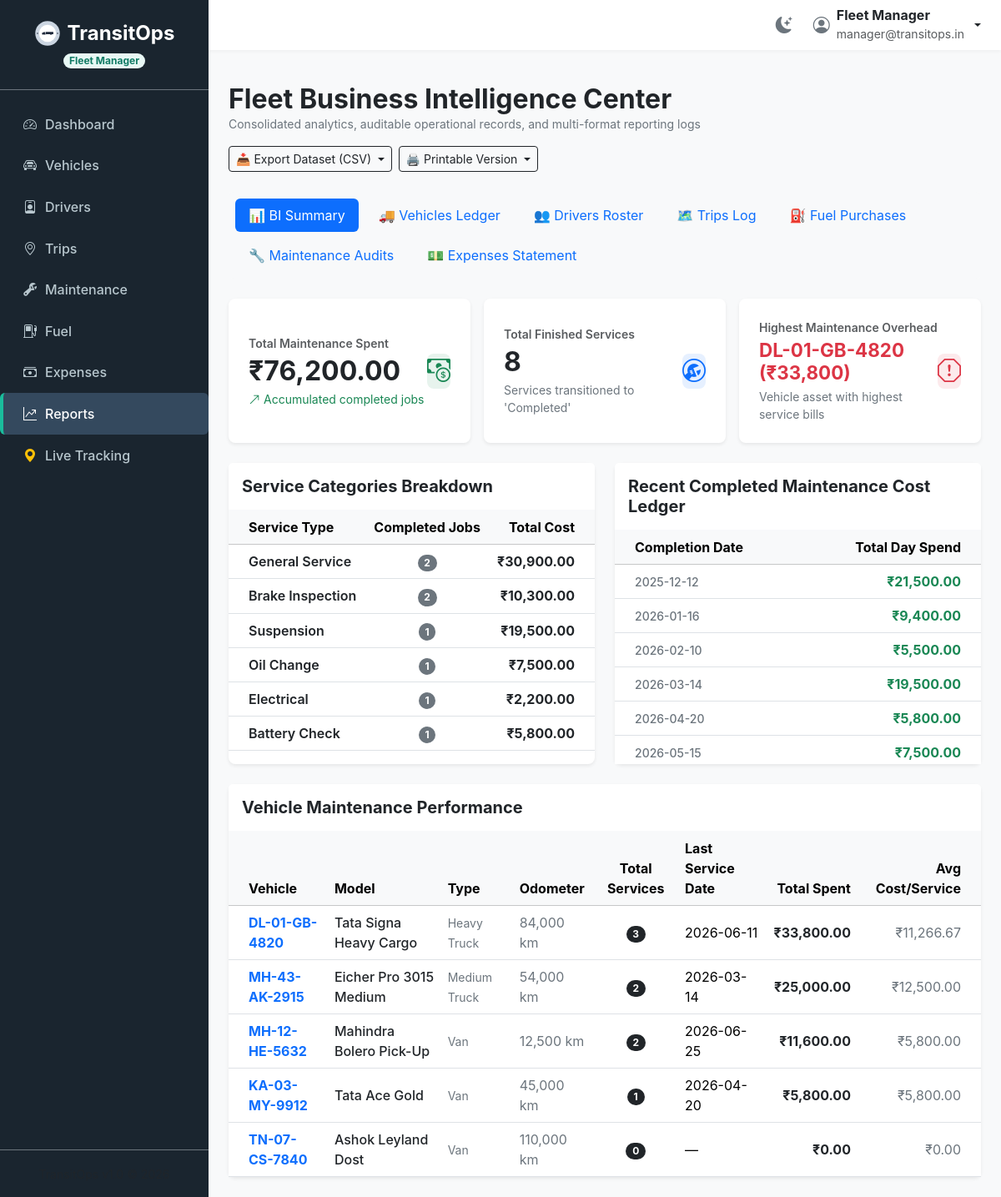
The app's page /reports (signed in) with its own data.
### tables this page shows
CREATE TABLE vehicles (
            id INTEGER PRIMARY KEY AUTOINCREMENT,
            registration_number TEXT UNIQUE NOT NULL,
            name TEXT NOT NULL,
            type TEXT NOT NULL,
            max_load_capacity REAL NOT NULL,
            odometer REAL NOT NULL,
            acquisition_cost REAL NOT NULL,
            status TEXT NOT NULL DEFAULT 'Available',
            region TEXT NOT NULL
        );

CREATE TABLE maintenance_logs (
            id INTEGER PRIMARY KEY AUTOINCREMENT,
            vehicle_id INTEGER NOT NULL,
            description TEXT NOT NULL,
            cost REAL NOT NULL,
            start_date TEXT NOT NULL,
            end_date TEXT,
            status TEXT NOT NULL DEFAULT 'Active',
            maintenance_type TEXT,
            service_center TEXT,
            technician_name TEXT,
            scheduled_date TEXT,
            completed_date TEXT,
            estimated_cost REAL DEFAULT 0.0,
            actual_cost REAL DEFAULT 0.0,
            estimated_duration INTEGER DEFAULT 0,
            current_odometer REAL DEFAULT 0.0,
            notes TEXT,
            work_performed TEXT,
            parts_replaced TEXT,
            remarks TEXT,
            FOREIGN KEY (vehicle_id) REFERENCES vehicles(id)
        );

### app.py (the view)
@app.route('/reports')
@roles_required('Fleet Manager', 'Financial Analyst', 'Safety Officer')
def reports():
    conn = get_db_connection()
    query = """
        SELECT
            v.id,
            v.registration_number,
            v.name,
            v.type,
            v.status,
            v.odometer,
            COUNT(CASE WHEN m.status = 'Completed' THEN 1 END) AS total_services,
            MAX(CASE WHEN m.status = 'Completed' THEN m.completed_date END) AS last_service_date,
            SUM(CASE WHEN m.status = 'Completed' THEN m.actual_cost ELSE 0 END) AS total_cost,
            AVG(CASE WHEN m.status = 'Completed' THEN m.actual_cost END) AS avg_cost
        FROM vehicles v
        LEFT JOIN maintenance_logs m ON v.id = m.vehicle_id
        GROUP BY v.id, v.registration_number, v.name, v.type, v.status, v.odometer
        ORDER BY total_cost DESC
    """
    vehicle_stats = conn.execute(query).fetchall()
    type_query = """
        SELECT maintenance_type, COUNT(*) as count, SUM(actual_cost) as total_cost
        FROM maintenance_logs
        WHERE status = 'Completed'
        GROUP BY maintenance_type
        ORDER BY count DESC
    """
    type_stats = conn.execute(type_query).fetchall()
    trend_query = """
        SELECT completed_date, SUM(actual_cost) as daily_cost
        FROM maintenance_logs
        WHERE status = 'Completed' AND completed_date IS NOT NULL
        GROUP BY completed_date
        ORDER BY completed_date ASC
        LIMIT 30
    """
    trend_stats = conn.execute(trend_query).fetchall()
    vehicles_raw = conn.execute("SELECT * FROM vehicles ORDER BY registration_number").fetchall()
    vehicles = []
    for v in vehicles_raw:
        v_dict = dict(v)
        v_dict['roi'] = calculate_vehicle_roi(conn, v['id'], v['acquisition_cost'])
        v_dict['roi_percent'] = f"{v_dict['roi'] * 100:.2f}%"
        vehicles.append(v_dict)
    drivers = conn.execute("""
        SELECT d.*, v.registration_number as vehicle_reg,
               COUNT(t.id) as trips_count,
               SUM(CASE WHEN t.status = 'Completed' THEN t.planned_distance ELSE 0 END) as distance_driven
        FROM drivers d
        LEFT JOIN vehicles v ON d.assigned_vehicle_id = v.id
        LEFT JOIN trips t ON d.id = t.driver_id
        GROUP BY d.id
        ORDER BY d.name
    """).fetchall()
    trips = conn.execute("""
        SELECT t.*, v.registration_number as vehicle_reg, d.name as driver_name
        FROM trips t
        JOIN vehicles v ON t.vehicle_id = v.id
        JOIN drivers d ON t.driver_id = d.id
        ORDER BY t.created_at DESC
    """).fetchall()
    fuel_logs = conn.execute("""
        SELECT f.*, v.registration_number as vehicle_reg, d.name as driver_name
        FROM fuel_logs f
        JOIN vehicles v ON f.vehicle_id = v.id
        LEFT JOIN drivers d ON f.driver_id = d.id
        ORDER BY f.date DESC
    """).fetchall()
    maintenance_logs = conn.execute("""
        SELECT m.*, v.registration_number as vehicle_reg
        FROM maintenance_logs m
        JOIN vehicles v ON m.vehicle_id = v.id
        ORDER BY m.start_date DESC
    """).fetchall()
    expenses = conn.execute("""
        SELECT e.*, v.registration_number as vehicle_reg, d.name as driver_name
        FROM expenses e
        JOIN vehicles v ON e.vehicle_id = v.id
        LEFT JOIN drivers d ON e.driver_id = d.id
        ORDER BY e.date DESC
    """).fetchall()
    conn.close()
    return render_template(
        'reports.html',
        active_page='reports',
        vehicle_stats=vehicle_stats,
        type_stats=type_stats,
        trend_stats=trend_stats,
        vehicles=vehicles,
        drivers=drivers,
        trips=trips,
        fuel_logs=fuel_logs,
        maintenance_logs=maintenance_logs,
        expenses=expenses
    )

### templates/reports.html (shortened to what this page needs)
{% extends 'base.html' %}
{% block content %}
<div class="mb-4 d-flex flex-wrap align-items-center justify-content-between gap-3">
  <div>
    <h2 class="fw-bold text-dark m-0">Fleet Business Intelligence Center</h2>
    <p class="text-secondary small m-0">Consolidated analytics, auditable operational records, and multi-format reporting logs</p>
  </div>
  <div class="d-flex gap-2">
    <div class="dropdown">
      <button class="btn btn-outline-dark btn-sm dropdown-toggle" type="button" id="exportDropdown" data-bs-toggle="dropdown" aria-expanded="false">
        📥 Export Dataset (CSV)
      </button>
    </div>
    <div class="dropdown">
      <button class="btn btn-outline-dark btn-sm dropdown-toggle" type="button" id="printDropdown" data-bs-toggle="dropdown" aria-expanded="false">
        🖨️ Printable Version
      </button>
    </div>
  </div>
</div>
<ul class="nav nav-pills mb-4 gap-2 bg-light p-2 rounded" id="reportsTab" role="tablist">
  <li class="nav-item" role="presentation">
    <button class="nav-link active btn-sm" id="summary-tab" data-bs-toggle="tab" data-bs-target="#summary-pane" type="button" role="tab">📊 BI Summary</button>
  </li>
  <li class="nav-item" role="presentation">
    <button class="nav-link btn-sm" id="vehicles-tab" data-bs-toggle="tab" data-bs-target="#vehicles-pane" type="button" role="tab">🚚 Vehicles Ledger</button>
  </li>
  <li class="nav-item" role="presentation">
    <button class="nav-link btn-sm" id="drivers-tab" data-bs-toggle="tab" data-bs-target="#drivers-pane" type="button" role="tab">👥 Drivers Roster</button>
  </li>
  <li class="nav-item" role="presentation">
    <button class="nav-link btn-sm" id="trips-tab" data-bs-toggle="tab" data-bs-target="#trips-pane" type="button" role="tab">🗺️ Trips Log</button>
  </li>
  <li class="nav-item" role="presentation">
    <button class="nav-link btn-sm" id="fuel-tab" data-bs-toggle="tab" data-bs-target="#fuel-pane" type="button" role="tab">⛽ Fuel Purchases</button>
  </li>
  <li class="nav-item" role="presentation">
    <button class="nav-link btn-sm" id="maintenance-tab" data-bs-toggle="tab" data-bs-target="#maintenance-pane" type="button" role="tab">🔧 Maintenance Audits</button>
  </li>
  <li class="nav-item" role="presentation">
    <button class="nav-link btn-sm" id="expenses-tab" data-bs-toggle="tab" data-bs-target="#expenses-pane" type="button" role="tab">💵 Expenses Statement</button>
  </li>
</ul>
<div class="tab-content" id="reportsTabContent">
  <div class="tab-pane fade show active" id="summary-pane" role="tabpanel" aria-labelledby="summary-tab">
    <div class="row g-3 mb-4">
      {% set ns = namespace(total_expenditure=0, total_jobs=0, max_expenditure=0, max_veh="") %}
      {% for v in vehicle_stats %}
        {% set ns.total_expenditure = ns.total_expenditure + (v.total_cost or 0) %}
        {% set ns.total_jobs = ns.total_jobs + (v.total_services or 0) %}
        {% if (v.total_cost or 0) > ns.max_expenditure %}
          {% set ns.max_expenditure = v.total_cost %}
          {% set ns.max_veh = v.registration_number %}
        {% endif %}
      {% endfor %}
      <div class="col-md-4">
        <div class="card border-0 shadow-sm bg-white rounded-3 h-100">
          <div class="card-body p-4 d-flex align-items-center justify-content-between">
            <div>
              <span class="text-muted small fw-semibold d-block mb-1">Total Maintenance Spent</span>
              <h2 class="fw-bold m-0 text-dark">₹{{ "{:,.2f}".format(ns.total_expenditure) }}</h2>
              <span class="text-success small d-block mt-1"><i class="bi bi-arrow-up-right me-1"></i>Accumulated completed jobs</span>
            </div>
            <div class="p-3.5 rounded-3 bg-success bg-opacity-10 text-success">
              <i class="bi bi-cash-coin fs-3"></i>
            </div>
          </div>
        </div>
      </div>
      <div class="col-md-4">
        <div class="card border-0 shadow-sm bg-white rounded-3 h-100">
          <div class="card-body p-4 d-flex align-items-center justify-content-between">
            <div>
              <span class="text-muted small fw-semibold d-block mb-1">Total Finished Services</span>
              <h2 class="fw-bold m-0 text-dark">{{ ns.total_jobs }}</h2>
              <span class="text-secondary small d-block mt-1">Services transitioned to 'Completed'</span>
            </div>
            <div class="p-3.5 rounded-3 bg-primary bg-opacity-10 text-primary">
              <i class="bi bi-wrench-adjustable-circle fs-3"></i>
            </div>
          </div>
        </div>
      </div>
      <div class="col-md-4">
        <div class="card border-0 shadow-sm bg-white rounded-3 h-100">
          <div class="card-body p-4 d-flex align-items-center justify-content-between">
            <div>
              <span class="text-muted small fw-semibold d-block mb-1">Highest Maintenance Overhead</span>
              <h2 class="fw-bold m-0 text-danger" style="font-size: 1.4rem;">
                {% if ns.max_veh %}
                  {{ ns.max_veh }} (₹{{ "{:,.0f}".format(ns.max_expenditure) }})
                {% else %}
                  No Records
                {% endif %}
              </h2>
              <span class="text-secondary small d-block mt-1">Vehicle asset with highest service bills</span>
            </div>
            <div class="p-3.5 rounded-3 bg-danger bg-opacity-10 text-danger">
              <i class="bi bi-exclamation-octagon fs-3"></i>
            </div>
          </div>
        </div>
      </div>
    </div>
    <div class="row g-4 mb-4">
      <div class="col-lg-6">
        <div class="card border-0 shadow-sm rounded-3 h-100">
          <div class="card-header bg-white py-3 border-bottom border-light">
            <h5 class="card-title fw-bold m-0 text-dark">Service Categories Breakdown</h5>
          </div>
          <div class="card-body p-0">
            <div class="table-responsive">
              <table class="table table-hover align-middle m-0">
                <thead class="table-light">
                  <tr>
                    <th class="ps-4">Service Type</th>
                    <th class="text-center">Completed Jobs</th>
                    <th class="text-end pe-4">Total Cost</th>
                  </tr>
                </thead>
                <tbody>
                  {% for ts in type_stats %}
                  <tr>
                    <td class="ps-4 fw-semibold text-dark">{{ ts.maintenance_type }}</td>
                    <td class="text-center"><span class="badge bg-secondary rounded-pill px-2.5">{{ ts.count }}</span></td>
                    <td class="text-end pe-4 fw-bold text-dark">₹{{ "{:,.2f}".format(ts.total_cost or 0.0) }}</td>
                  </tr>
                  {% else %}
                  <tr>
                    <td colspan="3" class="text-center py-4 text-muted small">No completed service statistics.</td>
                  </tr>
                  {% endfor %}
                </tbody>
              </table>
            </div>
          </div>
        </div>
      </div>
      <div class="col-lg-6">
        <div class="card border-0 shadow-sm rounded-3 h-100">
          <div class="card-header bg-white py-3 border-bottom border-light">
            <h5 class="card-title fw-bold m-0 text-dark">Recent Completed Maintenance Cost Ledger</h5>
          </div>
          <div class="card-body p-0">
            <div class="table-responsive" style="max-height: 280px;">
              <table class="table table-hover align-middle m-0">
                <thead class="table-light">
                  <tr>
                    <th class="ps-4">Completion Date</th>
                    <th class="text-end pe-4">Total Day Spend</th>
                  </tr>
                </thead>
                <tbody>
                  {% for tr in trend_stats %}
                  <tr>
                    <td class="ps-4 text-secondary small fw-medium">{{ tr.completed_date }}</td>
                    <td class="text-end pe-4 fw-bold text-success">₹{{ "{:,.2f}".format(tr.daily_cost or 0.0) }}</td>
                  </tr>
                  {% else %}
                  <tr>
                    <td colspan="2" class="text-center py-4 text-muted small">No recent completion expense logs.</td>
                  </tr>
                  {% endfor %}
                </tbody>
              </table>
            </div>
          </div>
        </div>
      </div>
    </div>
    <div class="card border-0 shadow-sm rounded-3">
      <div class="card-header bg-white py-3 border-bottom border-light">
        <h5 class="card-title fw-bold m-0 text-dark">Vehicle Maintenance Performance</h5>
      </div>
      <div class="card-body p-0">
        <div class="table-responsive">
          <table class="table table-hover align-middle m-0">
            <thead class="table-light">
              <tr>
                <th class="ps-4">Vehicle</th>
                <th>Model</th>
                <th>Type</th>
                <th>Odometer</th>
                <th class="text-center">Total Services</th>
                <th>Last Service Date</th>
                <th class="text-end">Total Spent</th>
                <th class="text-end pe-4">Avg Cost/Service</th>
              </tr>
            </thead>
            <tbody>
              {% for stat in vehicle_stats %}
              <tr>
                <td class="ps-4 font-mono fw-bold text-primary">{{ stat.registration_number }}</td>
                <td><span class="text-dark fw-medium">{{ stat.name }}</span></td>
                <td><span class="text-secondary small">{{ stat.type }}</span></td>
                <td class="text-secondary font-mono text-xs">{{ "{:,.0f}".format(stat.odometer or 0) }} km</td>
                <td class="text-center"><span class="badge bg-dark rounded-pill px-2.5">{{ stat.total_services }}</span></td>
                <td>{{ stat.last_service_date or '—' }}</td>
                <td class="text-end fw-bold text-dark font-mono">₹{{ "{:,.2f}".format(stat.total_cost or 0.0) }}</td>
                <td class="text-end pe-4 text-secondary font-mono">₹{{ "{:,.2f}".format(stat.avg_cost or 0.0) }}</td>
              </tr>
              {% endfor %}
            </tbody>
          </table>
        </div>
      </div>
    </div>
  </div>
</div>
{% endblock %}

### records on screen
vehicles: max_veh "DL-01-GB-4820", registration_number "DL-01-GB-4820", name "Tata Signa Heavy Cargo", type "Heavy Truck", odometer "84,000", total_services "3", last_service_date "2026-06-11", total_cost "33,800.00", avg_cost "11,266.67"
maintenance_logs: maintenance_type "Suspension", count "1", total_cost "19,500.00"
maintenance_logs: maintenance_type "Oil Change", count "1", total_cost "7,500.00"
maintenance_logs: maintenance_type "Electrical", count "1", total_cost "2,200.00"
maintenance_logs: maintenance_type "Battery Check", count "1", total_cost "5,800.00"
vehicles: registration_number "MH-43-AK-2915", name "Eicher Pro 3015 Medium", type "Medium Truck", odometer "54,000", total_services "2", last_service_date "2026-03-14", total_cost "25,000.00", avg_cost "12,500.00"
vehicles: registration_number "MH-12-HE-5632", name "Mahindra Bolero Pick-Up", type "Van", odometer "12,500", total_services "2", last_service_date "2026-06-25", total_cost "11,600.00", avg_cost "5,800.00"
vehicles: registration_number "KA-03-MY-9912", name "Tata Ace Gold", type "Van", odometer "45,000", total_services "1", last_service_date "2026-04-20", total_cost "5,800.00", avg_cost "5,800.00"
vehicles: registration_number "TN-07-CS-7840", name "Ashok Leyland Dost", type "Van", odometer "110,000", total_services "0", last_service_date "—", total_cost "0.00", avg_cost "0.00"

### other values on screen
{{ session.get('user_role') }} "Fleet Manager"
{{ session.get('user_name') }} "Fleet Manager"
{{ session.get('user_email') }} "manager@transitops.in"
{{ "{:,.2f}".format(ns.total_expenditure) }} "76,200.00"
{{ ns.total_jobs }} "8"
{{ "{:,.0f}".format(ns.max_expenditure) }} "33,800"
{{ ts.maintenance_type }} "General Service" "Brake Inspection"
{{ ts.count }} "2" "2"
{{ "{:,.2f}".format(ts.total_cost or 0.0) }} "30,900.00" "10,300.00"
{{ tr.completed_date }} "2025-12-12" "2026-01-16" "2026-02-10" "2026-03-14" "2026-04-20" "2026-05-15"
{{ "{:,.2f}".format(tr.daily_cost or 0.0) }} "21,500.00" "9,400.00" "5,500.00" "19,500.00" "5,800.00" "7,500.00"
